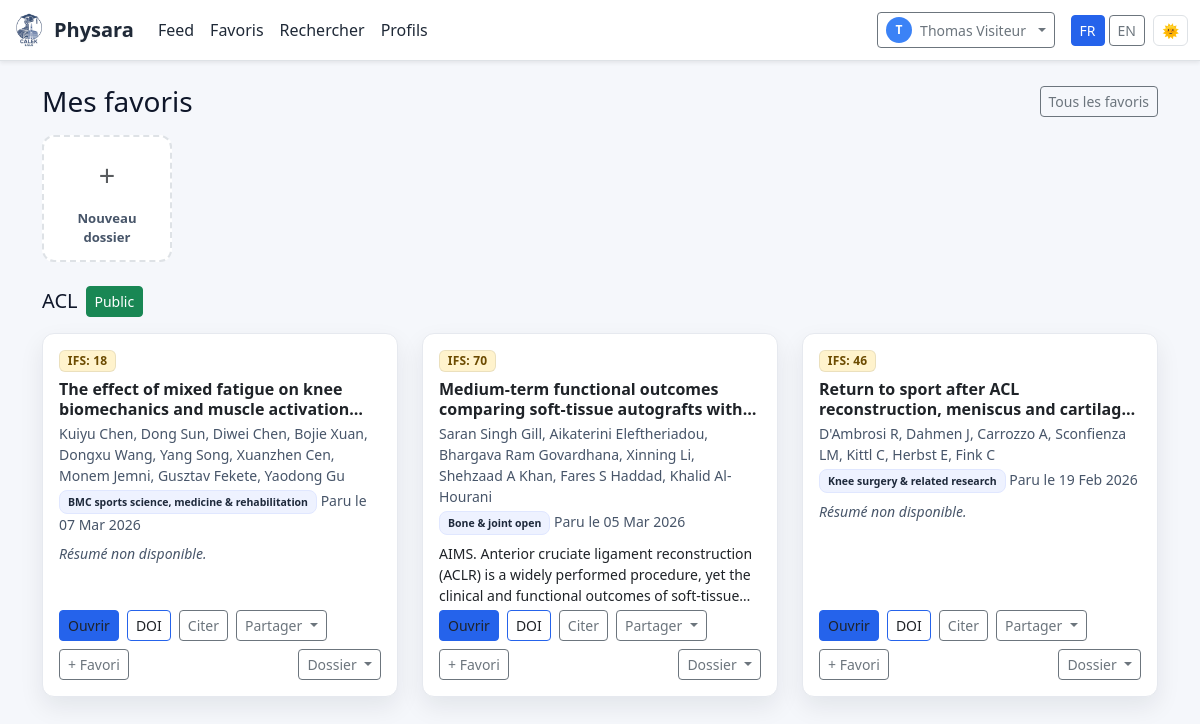
The page /folders/1 (signed in) on the database as committed earlier.
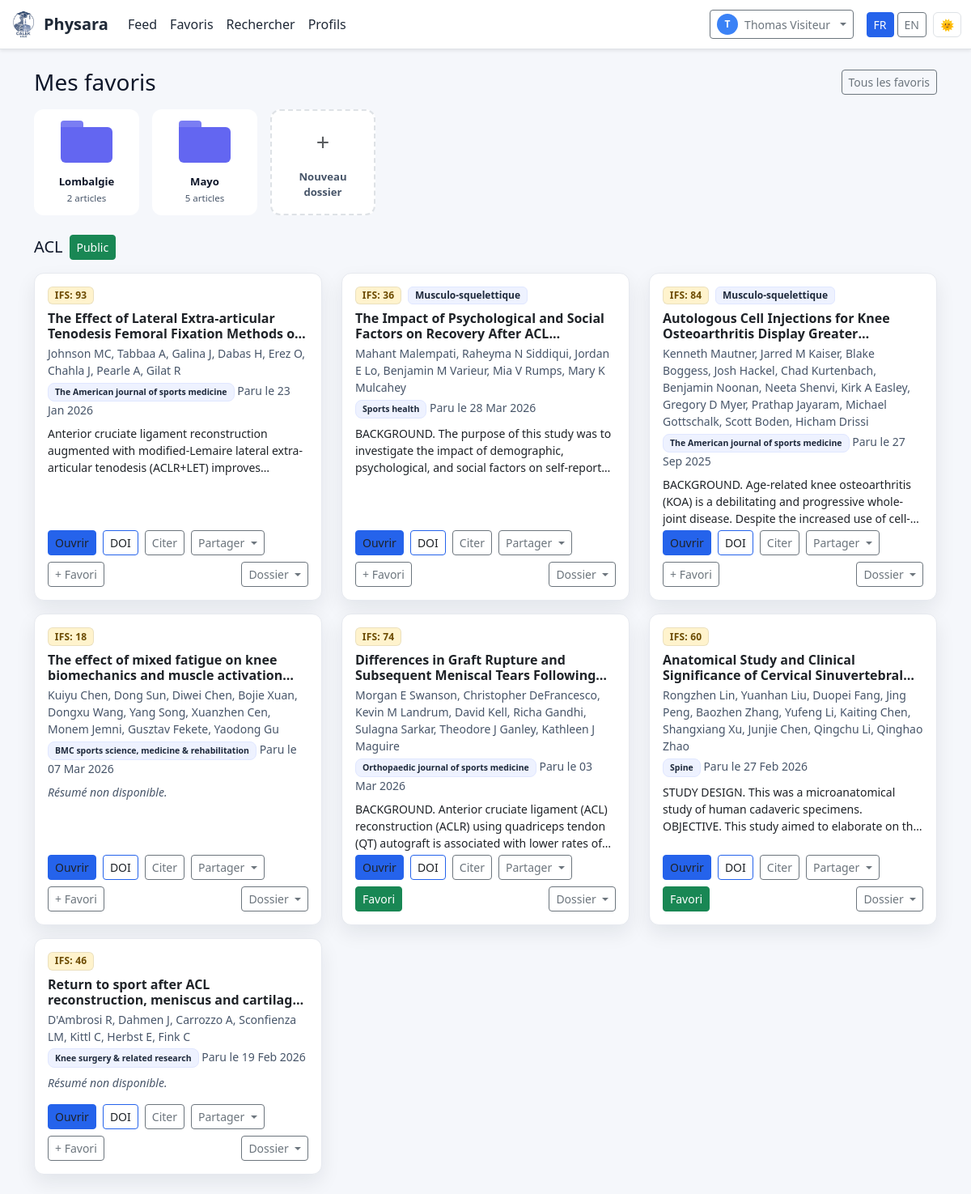
The same page on the database as committed later.
### app.py (models this page shows, shortened)
class User(UserMixin, db.Model):
    id = db.Column(db.Integer, primary_key=True)
    email = db.Column(db.String(120), unique=True, nullable=False)
    name = db.Column(db.String(120))
    password_hash = db.Column(db.String(255), nullable=False)
    role = db.Column(db.String(20), default="user")
    created_at = db.Column(db.DateTime, default=datetime.utcnow)
    bio = db.Column(db.Text)
    photo_filename = db.Column(db.String(255))
    profession = db.Column(db.String(120))
    profession_autre = db.Column(db.String(120))
    annee_etudes = db.Column(db.String(10))
    est_etudiant = db.Column(db.Boolean, default=False)
    formations_complementaires = db.Column(db.Text)
    specialite = db.Column(db.String(120))
    specialite_autre = db.Column(db.String(120))
    ville = db.Column(db.String(120))
    adresse_cabinet = db.Column(db.Text)
    annees_experience = db.Column(db.Integer)
    facebook = db.Column(db.String(255))
    instagram = db.Column(db.String(255))
    linkedin = db.Column(db.String(255))
    tiktok = db.Column(db.String(255))
    youtube = db.Column(db.String(255))
    abonnements_publics = db.Column(db.Boolean, default=True)
    zotero_api_key = db.Column(db.String(200))
    zotero_user_id = db.Column(db.String(50))

class Folder(db.Model):
    __tablename__ = "folder"
    id = db.Column(db.Integer, primary_key=True)
    user_id = db.Column(db.Integer, db.ForeignKey("user.id"), nullable=False, index=True)
    name = db.Column(db.String(100), nullable=False)
    is_public = db.Column(db.Boolean, default=True, nullable=False)
    color = db.Column(db.String(20), default="#6366f1", nullable=False)
    created_at = db.Column(db.DateTime, default=datetime.utcnow)
    user = db.relationship("User", backref=db.backref("folders", lazy="dynamic"))
    __table_args__ = (
        db.UniqueConstraint("user_id", "name", name="_user_folder_uc"),
    )

class Article(db.Model):
    id = db.Column(db.Integer, primary_key=True)
    title = db.Column(db.String(500), nullable=False)
    authors = db.Column(db.String(500))
    journal = db.Column(db.String(300))
    doi = db.Column(db.String(200), index=True)
    url = db.Column(db.String(500))
    abstract = db.Column(db.Text)
    published_date = db.Column(db.DateTime)
    published_at = db.Column(db.DateTime)
    source = db.Column(db.String(50))  # 'pubmed' | 'crossref' | 'manual'
    is_published = db.Column(db.Boolean, default=False)
    featured = db.Column(db.Boolean, default=False)
    domain = db.Column(db.String(80))
    pathology = db.Column(db.String(120))
    study_type = db.Column(db.String(80))
    source_order = db.Column(db.Integer)
    posted_by_id = db.Column(db.Integer, db.ForeignKey("user.id"))
    posted_by = db.relationship("User", backref="posts")
    created_at = db.Column(db.DateTime, default=datetime.utcnow)
    proposer_display_name = db.Column(db.String(120), nullable=True)
    @staticmethod
    def _strip_jats(text: str) -> str:
        if not text:
            return ""
        try:
            text = ihtml.unescape(text)
            text = re.sub(r'<!\[CDATA\[(.*?)\]\]>', r'\1', text, flags=re.S)
            text = re.sub(r'</?([a-zA-Z0-9]+:)?[a-zA-Z0-9]+\b[^>]*>', ' ', text)
            text = re.sub(r'\s+', ' ', text).strip()
            text = re.sub(r'^\s*(abstract|résumé)\s*[:\-–]\s*', '', text, flags=re.I)
            return text
        except Exception:
            return (text or "").strip()
    @property
    def clean_abstract(self) -> str:
        try:
            return self._strip_jats(self.abstract or "")
        except Exception:
            return (self.abstract or "").strip()

### app.py (the view)
@app.route('/folders/<int:folder_id>')
@login_required
def folder_view(folder_id):
    f = Folder.query.get_or_404(folder_id)
    if f.user_id != current_user.id and not f.is_public:
        abort(403)
    folders = Folder.query.filter_by(user_id=current_user.id).order_by(Folder.name.asc()).all()
    articles = (Article.query
                .join(FolderArticle, FolderArticle.article_id == Article.id)
                .filter(FolderArticle.folder_id == f.id)
                .order_by(FolderArticle.created_at.desc())
                .all())
    favs = {fav.article_id for fav in Favorite.query.filter_by(user_id=current_user.id).all()}
    folder_article_counts = {folder.id: FolderArticle.query.filter_by(folder_id=folder.id).count() for folder in folders}
    return render_template('favorites.html',
                           favorites=[],
                           notes_by_article={},
                           folders=folders,
                           active_folder=f,
                           folder_articles=articles,
                           folders_by_article={},
                           favs=favs,
                           folder_article_counts=folder_article_counts)

### templates/favorites.html (shortened to what this page needs)
{% extends "layout.html" %}
{% block content %}
{% macro share_dropdown(article_id) %}
<div class="dropdown" onclick="event.stopPropagation()">
  <button class="btn btn-sm btn-outline-secondary dropdown-toggle"
          data-bs-toggle="dropdown" data-bs-auto-close="outside"
          onclick="event.stopPropagation()" title="Partager">
    Partager
  </button>
</div>
{% endmacro %}
<div class="d-flex align-items-center justify-content-between mb-3 flex-wrap gap-2">
  <h3 class="mb-0">{{ t('favorites.title') }}</h3>
  <div class="d-flex gap-2">
    <a href="{{ url_for('favorites') }}" class="btn btn-sm btn-outline-secondary">{{ t('favorites.all') }}</a>
  </div>
</div>
<div class="folders-grid mb-4" id="folders-grid">
  {% for f in folders %}
  <div class="folder-tile {% if active_folder and active_folder.id == f.id %}folder-tile-active{% endif %}"
       data-folder-id="{{ f.id }}"
       data-color="{{ f.color or '#6366f1' }}"
       onclick="window.location='{{ url_for('folder_view', folder_id=f.id) }}'">
    <div class="folder-icon-wrap">
      <div class="folder-icon" style="--folder-color: {{ f.color or '#6366f1' }};">
        <div class="folder-tab"></div>
        <div class="folder-body"></div>
      </div>
    </div>
    <div class="folder-name text-truncate">{{ f.name }}</div>
    <div class="folder-count text-muted">
      {% set count = folder_article_counts.get(f.id, 0) %}
      {{ count }} article{{ 's' if count > 1 else '' }}
    </div>
  </div>
  {% endfor %}
  <div class="folder-tile folder-tile-new" onclick="openCreateFolder()">
    <div class="folder-icon-wrap">
      <div class="folder-new-icon">+</div>
    </div>
    <div class="folder-name text-muted">{{ t('folder.new') }}</div>
  </div>
</div>
{% if active_folder %}
<div class="d-flex align-items-center gap-2 mb-3">
  <h5 class="mb-0">{{ active_folder.name }}</h5>
  <button class="btn btn-sm {{ 'btn-success' if active_folder.is_public else 'btn-outline-secondary' }}"
          id="folder-vis-btn"
          onclick="toggleFolderVisibility({{ active_folder.id }}, this)"
          title="{{ 'Public' if active_folder.is_public else 'Privé' }}">
    {{ 'Public' if active_folder.is_public else 'Privé' }}
  </button>
</div>
{% if folder_articles %}
<div class="row gy-3">
  {% for a in folder_articles %}
    {% set sc = (reliability_score(a)[0]) if reliability_score is defined else None %}
    {% set ifs_cls = 'badge-ifs-success' if sc is not none and sc>=80
                      else ('badge-ifs-primary' if sc is not none and sc>=60
                      else ('badge-ifs-warning' if sc is not none and sc>=40 else 'badge-ifs-danger')) %}
    <div class="col-md-6 col-lg-4">
      <div class="card h-100 article-card p-3" data-article-id="{{ a.id }}" role="button" tabindex="0">
        <div class="d-flex flex-wrap gap-2 mb-2 align-items-center">
          {% if sc is not none %}<span class="badge badge-ifs {{ ifs_cls }}">IFS: {{ sc }}</span>{% endif %}
          {% if a.domain %}<span class="badge badge-soft">{{ a.domain }}</span>{% endif %}
        </div>
        <h6 class="fw-bold line-clamp-2 mb-1">{{ a.title }}</h6>
        {% if a.authors %}<p class="text-muted small mb-1">{{ a.authors }}</p>{% endif %}
        <div class="small text-muted mb-2">
          {% if a.journal %}<span class="badge badge-soft badge-journal">{{ a.journal }}</span>{% endif %}
          {% if a.published_date %}<span>Paru le {{ a.published_date.strftime('%d %b %Y') }}</span>{% endif %}
        </div>
        {% if a.abstract %}
          {% set _abstract_text = a.clean_abstract or (a.abstract|striptags) %}
          <p class="small line-clamp-3 mb-1">{{ _abstract_text[:320] }}{% if _abstract_text|length > 320 %}…{% endif %}</p>
        {% else %}
          <p class="small text-muted mb-3 fst-italic">{{ t('article.no_abstract') }}</p>
        {% endif %}
        <div class="mt-auto d-flex align-items-center gap-2 flex-wrap">
          {% if a.url %}<a class="btn btn-sm btn-primary" href="{{ a.url }}" target="_blank" onclick="event.stopPropagation()">{{ t('btn.open') }}</a>{% endif %}
          {% if a.doi %}<a class="btn btn-sm btn-outline-primary" href="https://doi.org/{{ a.doi }}" target="_blank" onclick="event.stopPropagation()">DOI</a>{% endif %}
          <button class="btn btn-sm btn-outline-secondary"
                  onclick="event.stopPropagation(); showCardCite(this, {{ a.id }})"
                  data-article-id="{{ a.id }}">{{ t('btn.cite') }}</button>
          {{ share_dropdown(a.id) }}
          {% if active_folder.user_id == current_user.id %}
          <button class="btn btn-sm btn-outline-danger ms-auto"
                  onclick="event.stopPropagation(); removeFromFolder({{ active_folder.id }}, {{ a.id }}, this)">
            Retirer
          </button>
          {% else %}
          <button class="btn btn-sm {{ 'btn-success' if a.id in favs else 'btn-outline-secondary' }}"
                  id="fav-btn-{{ a.id }}"
                  onclick="event.stopPropagation(); toggleFavorite({{ a.id }}, this)"
                  title="{{ 'Dans vos favoris' if a.id in favs else 'Ajouter aux favoris' }}">
            {{ 'Favori' if a.id in favs else '+ Favori' }}
          </button>
          <div class="dropdown ms-auto" onclick="event.stopPropagation()">
            <button class="btn btn-sm btn-outline-secondary dropdown-toggle" data-bs-toggle="dropdown" data-bs-auto-close="outside" onclick="event.stopPropagation()">
              Dossier
            </button>
            {% set fv_art_folder_ids = folders_by_article.get(a.id, []) | map(attribute='id') | list %}
          </div>
          {% endif %}
        </div>
      </div>
    </div>
  {% endfor %}
</div>
{% else %}
  <p class="text-muted">Ce dossier est vide.</p>
{% endif %}
{% endif %}
{% endblock %}

### templates/layout.html (shortened to what this page needs)
<!doctype html>
<html lang="fr" data-bs-theme="light">
<head>
  <link href="https://cdn.jsdelivr.net/npm/bootstrap@5.3.3/dist/css/bootstrap.min.css" rel="stylesheet">
  <link href="{{ url_for('static', filename='css/theme.css') }}" rel="stylesheet">
</head>
<body>
<nav class="navbar navbar-expand-lg sticky-top shadow-sm bg-body border-bottom">
  <div class="container-fluid">
    <a class="navbar-brand fw-bold d-flex align-items-center gap-2" href="{{ url_for('index') }}">
      <img src="{{ url_for('static', filename='img/physara-logo.png') }}" alt="Physara" class="logo-img" style="height:34px;width:auto;object-fit:contain">
      <span>Physara</span>
    </a>
    <div class="collapse navbar-collapse" id="navbarNav">
      <ul class="navbar-nav me-auto mb-2 mb-lg-0">
        {% if current_user.is_authenticated %}
          <li class="nav-item"><a class="nav-link{% if request.endpoint == 'feed' %} active{% endif %}" href="{{ url_for('feed') }}">{{ t('nav.feed') }}</a></li>
          <li class="nav-item"><a class="nav-link{% if request.endpoint == 'favorites' %} active{% endif %}" href="{{ url_for('favorites') }}">{{ t('nav.favorites') }}</a></li>
          <li class="nav-item"><a class="nav-link{% if request.endpoint == 'my_drafts' %} active{% endif %}" href="{{ url_for('my_drafts') }}">{{ t('nav.search') }}</a></li>
          <li class="nav-item"><a class="nav-link{% if request.endpoint == 'users_list' %} active{% endif %}" href="{{ url_for('users_list') }}">{{ t('nav.users') }}</a></li>
        {% endif %}
      </ul>
      <div class="d-flex align-items-center gap-2">
        {% if current_user.is_authenticated %}
           <div class="dropdown">
            <button class="btn btn-sm btn-outline-secondary dropdown-toggle d-flex align-items-center gap-2"
                    data-bs-toggle="dropdown" aria-expanded="false" data-bs-offset="0,4">
              {% if current_user.photo_filename %}
                <img src="{{ url_for('static', filename='uploads/avatars/' + current_user.photo_filename) }}"
                    class="avatar-nav" style="object-fit:cover;" alt="">
              {% else %}
                <span class="avatar-nav avatar-initials-dynamic" data-seed="{{ current_user.email }}">{{ (current_user.name or current_user.email)[0].upper() }}</span>
              {% endif %}
              <span class="d-none d-md-inline text-truncate" style="max-width:140px;">{{ current_user.name or current_user.email.split('@')[0] }}</span>
            </button>
          </div>
        {% else %}
          <a href="{{ url_for('login') }}" class="btn btn-sm btn-outline-primary">{{ t('nav.login') }}</a>
          <a href="{{ url_for('signup') }}" class="btn btn-sm btn-primary">{{ t('nav.signup') }}</a>
        {% endif %}
        <div class="d-flex align-items-center gap-1 ms-2">
          <a href="{{ url_for('set_lang', lang='fr') }}"
             class="btn btn-sm {% if current_lang() == 'fr' %}btn-primary{% else %}btn-outline-secondary{% endif %}">
            FR
          </a>
          <a href="{{ url_for('set_lang', lang='en') }}"
             class="btn btn-sm {% if current_lang() == 'en' %}btn-primary{% else %}btn-outline-secondary{% endif %}">
            EN
          </a>
        </div>
        <button id="theme-toggle" class="btn btn-sm btn-outline-secondary d-none d-lg-inline-flex" title="Basculer le thème" aria-label="Basculer le thème">🌞</button>
      </div>
    </div>
  </div>
</nav>
<main class="container py-4">
  {% block content %}{% endblock %}
</main>
</body>
</html>

Rows that differ between the two databases and show on the page:
no longer on this page (row unchanged): Article: sc "70", title "Medium-term functional outcomes comparing soft-tissue autografts…", authors "Saran Singh Gill, Aikaterini Eleftheriadou, Bhargava Ram Govardhana, Xinning Li, Shehzaad A Khan, Fares S Haddad, Khalid Al-Hourani", journal "Bone & joint open", published_date "05 Mar 2026", _abstract_text "AIMS. Anterior cruciate ligament reconstruction (ACLR) is a widely performed procedure, yet the clinical and functional outcomes of…", t "Ouvrir", t "Citer", id "+ Favori"
added Folder: name "Lombalgie", user "2", value "s"
added Folder: name "Mayo", count "5", value "s"
now on this page (row unchanged): Article: sc "93", title "The Effect of Lateral Extra-articular Tenodesis Femoral Fixation Methods…", authors "Johnson MC, Tabbaa A, Galina J, Dabas H, Erez O, Chahla J, Pearle A, Gilat R", journal "The American journal of sports medicine", published_date "23 Jan 2026", _abstract_text "Anterior cruciate ligament reconstruction augmented with modified-Lemaire lateral extra-articular tenodesis (ACLR+LET)…", t "Ouvrir", t "Citer", id "+ Favori"
added Article: sc "36", domain "Musculo-squelettique", title "The Impact of Psychological and Social Factors on Recovery After…", authors "Mahant Malempati, Raheyma N Siddiqui, Jordan E Lo, Benjamin M Varieur, Mia V Rumps, Mary K Mulcahey", journal "Sports health", published_date "28 Mar 2026", _abstract_text "BACKGROUND. The purpose of this study was to investigate the impact of demographic, psychological, and social factors on…", t "Ouvrir", t "Citer", id "+ Favori"
added Article: sc "84", domain "Musculo-squelettique", title "Autologous Cell Injections for Knee Osteoarthritis Display…", authors "Kenneth Mautner, Jarred M Kaiser, Blake Boggess, Josh Hackel, Chad Kurtenbach, Benjamin Noonan, Neeta Shenvi, Kirk A Easley, Gregory D Myer, Prathap Jayaram, Michael Gottschalk, Scott Boden, Hicham Drissi", journal "The American journal of sports medicine", published_date "27 Sep 2025", _abstract_text "BACKGROUND. Age-related knee osteoarthritis (KOA) is a debilitating and progressive whole-joint disease. Despite the increased use…", t "Ouvrir", t "Citer", id "+ Favori"
now on this page (row unchanged): Article: sc "74", title "Differences in Graft Rupture and Subsequent Meniscal Tears…", authors "Morgan E Swanson, Christopher DeFrancesco, Kevin M Landrum, David Kell, Richa Gandhi, Sulagna Sarkar, Theodore J Ganley, Kathleen J Maguire", journal "Orthopaedic journal of sports medicine", published_date "03 Mar 2026", _abstract_text "BACKGROUND. Anterior cruciate ligament (ACL) reconstruction (ACLR) using quadriceps tendon (QT) autograft is associated with lower rates…", t "Ouvrir", t "Citer", id "Favori"
added Article: sc "60", title "Anatomical Study and Clinical Significance of Cervical…", authors "Rongzhen Lin, Yuanhan Liu, Duopei Fang, Jing Peng, Baozhen Zhang, Yufeng Li, Kaiting Chen, Shangxiang Xu, Junjie Chen, Qingchu Li, Qinghao Zhao", journal "Spine", published_date "27 Feb 2026", _abstract_text "STUDY DESIGN. This was a microanatomical study of human cadaveric specimens. OBJECTIVE. This study aimed to elaborate on…", t "Ouvrir", t "Citer", id "Favori"
